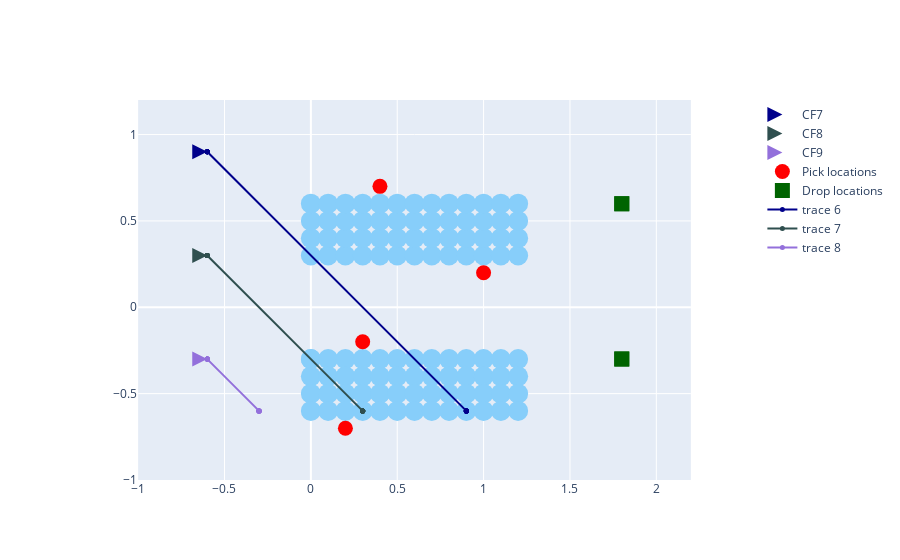
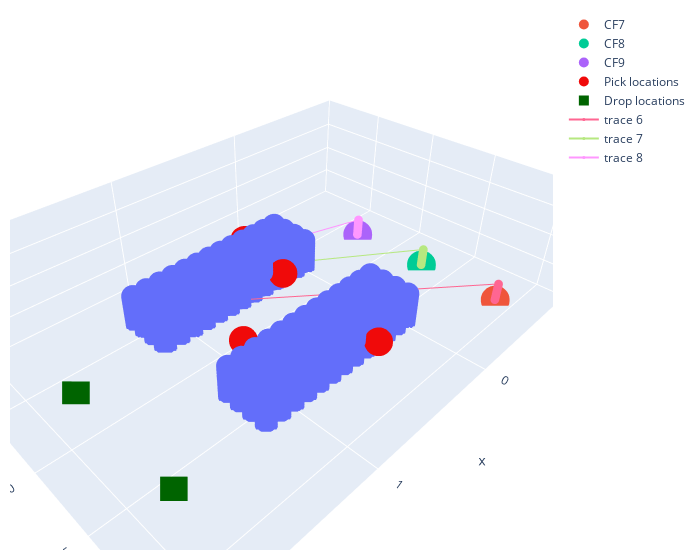

Notebook source saved alongside these figures, in order:
### Markdown cell above
##### 5.B. Run main loop

### Code cell
time_lapse = 0
flight_duration = 3

# initialize and take off all agents
for agent in agent_list.values():
    agent.initialize_agent()

time.sleep(3)

# while True:
while time_lapse < flight_duration: #secs
    step = 0
    for agent in agent_list.values():
        trajectory=agent.get_trajectory()
        agent.control_method = agent_nav(agent,trajectory[step])
        
        # print out current position of each agent
        x, y, z = agent.get_pos().x, agent.get_pos().y, agent.get_pos().z
        print(f'Agent [{agent._id}]: t = {time_lapse} -> [x, y, z] = [{x:0.3f}, {y:0.3f}, {z:0.3f}]')
        
    print('------------------------------------')    
    step += 1
    # keep track of time lapsed
    time_lapse += time_delta

    time.sleep(time_delta) 

# land all agents
for agent in agent_list.values():
    agent.land()

# plot the agent trajectory
sim.update_plot()

### Figure 1 — Plotly figure (JSON) as saved in the notebook; plotly's stock layout.template omitted (floating-point values rounded to 4 significant figures)
{"data": [{"marker": {"color": "LightSkyBlue", "size": 20}, "mode": "markers", "showlegend": false, "type": "scatter", "x": [0, 0, 0, 0, 0, 0.1, 0.1, 0.1, 0.1, 0.2, 0.2, 0.2, 0.2, 0.3, 0.3, 0.3, 0.3, 0.4, 0.4, 0.4, 0.4, 0.5, 0.5, 0.5, 0.5, 0.6, 0.6, 0.6, 0.6, 0.7, 0.7, 0.7, 0.7, 0.8, 0.8, 0.8, 0.8, 0.9, 0.9, 0.9, 0.9, 1, 1, 1, 1, 1.1, 1.1, 1.1, 1.1, 1.2, 1.2, 1.2, 1.2, 0, 0, 0, 0, 0.1, 0.1, 0.1, 0.1, 0.2, 0.2, 0.2, 0.2, 0.3, 0.3, 0.3, 0.3, 0.4, 0.4, 0.4, 0.4, 0.5, 0.5, 0.5, 0.5, 0.6, 0.6, 0.6, 0.6, 0.7, 0.7, 0.7, 0.7, 0.8, 0.8, 0.8, 0.8, 0.9, 0.9, 0.9, 0.9, 1, 1, 1, 1, 1.1, 1.1, 1.1, 1.1, 1.2, 1.2, 1.2, 1.2], "y": [-0.3, -0.3, -0.4, -0.5, -0.6, -0.3, -0.4, -0.5, -0.6, -0.3, -0.4, -0.5, -0.6, -0.3, -0.4, -0.5, -0.6, -0.3, -0.4, -0.5, -0.6, -0.3, -0.4, -0.5, -0.6, -0.3, -0.4, -0.5, -0.6, -0.3, -0.4, -0.5, -0.6, -0.3, -0.4, -0.5, -0.6, -0.3, -0.4, -0.5, -0.6, -0.3, -0.4, -0.5, -0.6, -0.3, -0.4, -0.5, -0.6, -0.3, -0.4, -0.5, -0.6, 0.3, 0.4, 0.5, 0.6, 0.3, 0.4, 0.5, 0.6, 0.3, 0.4, 0.5, 0.6, 0.3, 0.4, 0.5, 0.6, 0.3, 0.4, 0.5, 0.6, 0.3, 0.4, 0.5, 0.6, 0.3, 0.4, 0.5, 0.6, 0.3, 0.4, 0.5, 0.6, 0.3, 0.4, 0.5, 0.6, 0.3, 0.4, 0.5, 0.6, 0.3, 0.4, 0.5, 0.6, 0.3, 0.4, 0.5, 0.6, 0.3, 0.4, 0.5, 0.6]}, {"marker": {"color": "DarkBlue", "size": 15, "symbol": "arrow-right"}, "mode": "markers", "name": "CF7", "type": "scatter", "x": [-0.6], "y": [0.9]}, {"marker": {"color": "DarkSlateGrey", "size": 15, "symbol": "arrow-right"}, "mode": "markers", "name": "CF8", "type": "scatter", "x": [-0.6], "y": [0.3]}, {"marker": {"color": "MediumPurple", "size": 15, "symbol": "arrow-right"}, "mode": "markers", "name": "CF9", "type": "scatter", "x": [-0.6], "y": [-0.3]}, {"marker": {"color": "Red", "size": 15}, "mode": "markers", "name": "Pick locations", "type": "scatter", "x": [0.4, 0.3, 1, 0.2], "y": [0.7, -0.2, 0.2, -0.7]}, {"marker": {"color": "DarkGreen", "size": 15, "symbol": "square"}, "mode": "markers", "name": "Drop locations", "type": "scatter", "x": [1.8, 1.8, 1.8, 1.8], "y": [0.6, -0.3, -0.3, 0.6]}, {"marker": {"color": "DarkBlue", "size": 5, "symbol": "circle"}, "mode": "lines+markers", "type": "scatter", "x": [-0.6, -0.6, -0.6, -0.6, -0.6, -0.6, -0.6, -0.6, -0.6, -0.6, -0.6, -0.6, 0.9, 0.9, 0.9, 0.9, 0.9, 0.9, 0.9, 0.9, 0.9, 0.9, 0.9, 0.9], "y": [0.9, 0.9, 0.9, 0.9, 0.9, 0.9, 0.9, 0.9, 0.9, 0.9, 0.9, 0.9, -0.6, -0.6, -0.6, -0.6, -0.6, -0.6, -0.6, -0.6, -0.6, -0.6, -0.6, -0.6]}, {"marker": {"color": "DarkSlateGrey", "size": 5, "symbol": "circle"}, "mode": "lines+markers", "type": "scatter", "x": [-0.6, -0.6, -0.6, -0.6, -0.6, -0.6, -0.6, -0.6, -0.6, -0.6, -0.6, -0.6, 0.3, 0.3, 0.3, 0.3, 0.3, 0.3, 0.3, 0.3, 0.3, 0.3, 0.3, 0.3], "y": [0.3, 0.3, 0.3, 0.3, 0.3, 0.3, 0.3, 0.3, 0.3, 0.3, 0.3, 0.3, -0.6, -0.6, -0.6, -0.6, -0.6, -0.6, -0.6, -0.6, -0.6, -0.6, -0.6, -0.6]}, {"marker": {"color": "MediumPurple", "size": 5, "symbol": "circle"}, "mode": "lines+markers", "type": "scatter", "x": [-0.6, -0.6, -0.6, -0.6, -0.6, -0.6, -0.6, -0.6, -0.6, -0.6, -0.6, -0.6, -0.3, -0.3, -0.3, -0.3, -0.3, -0.3, -0.3, -0.3, -0.3, -0.3, -0.3, -0.3], "y": [-0.3, -0.3, -0.3, -0.3, -0.3, -0.3, -0.3, -0.3, -0.3, -0.3, -0.3, -0.3, -0.6, -0.6, -0.6, -0.6, -0.6, -0.6, -0.6, -0.6, -0.6, -0.6, -0.6, -0.6]}], "layout": {"xaxis": {"constrain": "domain", "range": [-1, 2.2]}, "yaxis": {"range": [-1, 1.2], "scaleanchor": "x", "scaleratio": 1}}}

### Figure 2 — Plotly figure (JSON) as saved in the notebook; plotly's stock layout.template omitted (floating-point values rounded to 4 significant figures; data arrays with more than 128 entries replaced by an {"elided": "..."} marker saying what was removed)
{"data": [{"mode": "markers", "showlegend": false, "type": "scatter3d", "x": {"elided": "1260 float values"}, "y": {"elided": "1260 float values"}, "z": {"elided": "1260 float values"}}, {"marker": {"size": 10, "symbol": "circle"}, "mode": "markers", "name": "CF7", "type": "scatter3d", "x": [-0.6], "y": [0.9], "z": [0.075]}, {"marker": {"size": 10, "symbol": "circle"}, "mode": "markers", "name": "CF8", "type": "scatter3d", "x": [-0.6], "y": [0.3], "z": [0.075]}, {"marker": {"size": 10, "symbol": "circle"}, "mode": "markers", "name": "CF9", "type": "scatter3d", "x": [-0.6], "y": [-0.3], "z": [0.075]}, {"marker": {"color": "rgba(240, 10, 10, 1.0)", "size": 10}, "mode": "markers", "name": "Pick locations", "type": "scatter3d", "x": [0.4, 0.3, 1, 0.2], "y": [0.7, -0.2, 0.2, -0.7], "z": [0.4, 0.4, 0.6, 0.4]}, {"marker": {"color": "rgba(0, 100, 0, 1.0)", "size": 10, "symbol": "square"}, "mode": "markers", "name": "Drop locations", "type": "scatter3d", "x": [1.8, 1.8, 1.8, 1.8], "y": [0.6, -0.3, -0.3, 0.6], "z": [0.1, 0.1, 0.1, 0.1]}, {"marker": {"size": 3, "symbol": "circle"}, "mode": "lines+markers", "type": "scatter3d", "x": [-0.6, -0.6, -0.6, -0.6, -0.6, -0.6, -0.6, -0.6, -0.6, -0.6, -0.6, -0.6, 0.9, 0.9, 0.9, 0.9, 0.9, 0.9, 0.9, 0.9, 0.9, 0.9, 0.9, 0.9], "y": [0.9, 0.9, 0.9, 0.9, 0.9, 0.9, 0.9, 0.9, 0.9, 0.9, 0.9, 0.9, -0.6, -0.6, -0.6, -0.6, -0.6, -0.6, -0.6, -0.6, -0.6, -0.6, -0.6, -0.6], "z": [0.0375, 0.075, 0.1125, 0.15, 0.1875, 0.225, 0.2625, 0.3, 0.3375, 0.3688, 0.3844, 0.3922, 0.05, 0.05, 0.05, 0.05, 0.05, 0.05, 0.05, 0.05, 0.05, 0.05, 0.05, 0.05]}, {"marker": {"size": 3, "symbol": "circle"}, "mode": "lines+markers", "type": "scatter3d", "x": [-0.6, -0.6, -0.6, -0.6, -0.6, -0.6, -0.6, -0.6, -0.6, -0.6, -0.6, -0.6, 0.3, 0.3, 0.3, 0.3, 0.3, 0.3, 0.3, 0.3, 0.3, 0.3, 0.3, 0.3], "y": [0.3, 0.3, 0.3, 0.3, 0.3, 0.3, 0.3, 0.3, 0.3, 0.3, 0.3, 0.3, -0.6, -0.6, -0.6, -0.6, -0.6, -0.6, -0.6, -0.6, -0.6, -0.6, -0.6, -0.6], "z": [0.0375, 0.075, 0.1125, 0.15, 0.1875, 0.225, 0.2625, 0.3, 0.3375, 0.3688, 0.3844, 0.3922, 0.05, 0.05, 0.05, 0.05, 0.05, 0.05, 0.05, 0.05, 0.05, 0.05, 0.05, 0.05]}, {"marker": {"size": 3, "symbol": "circle"}, "mode": "lines+markers", "type": "scatter3d", "x": [-0.6, -0.6, -0.6, -0.6, -0.6, -0.6, -0.6, -0.6, -0.6, -0.6, -0.6, -0.6, -0.3, -0.3, -0.3, -0.3, -0.3, -0.3, -0.3, -0.3, -0.3, -0.3, -0.3, -0.3], "y": [-0.3, -0.3, -0.3, -0.3, -0.3, -0.3, -0.3, -0.3, -0.3, -0.3, -0.3, -0.3, -0.6, -0.6, -0.6, -0.6, -0.6, -0.6, -0.6, -0.6, -0.6, -0.6, -0.6, -0.6], "z": [0.0375, 0.075, 0.1125, 0.15, 0.1875, 0.225, 0.2625, 0.3, 0.3375, 0.3688, 0.3844, 0.3922, 0.05, 0.05, 0.05, 0.05, 0.05, 0.05, 0.05, 0.05, 0.05, 0.05, 0.05, 0.05]}], "layout": {"margin": {"b": 10, "l": 10, "r": 20, "t": 10}, "scene": {"xaxis": {"nticks": 6, "range": [-1, 2.2]}, "yaxis": {"nticks": 6, "range": [-1, 1.2]}, "zaxis": {"nticks": 6, "range": [0, 2]}}, "width": 700}}
